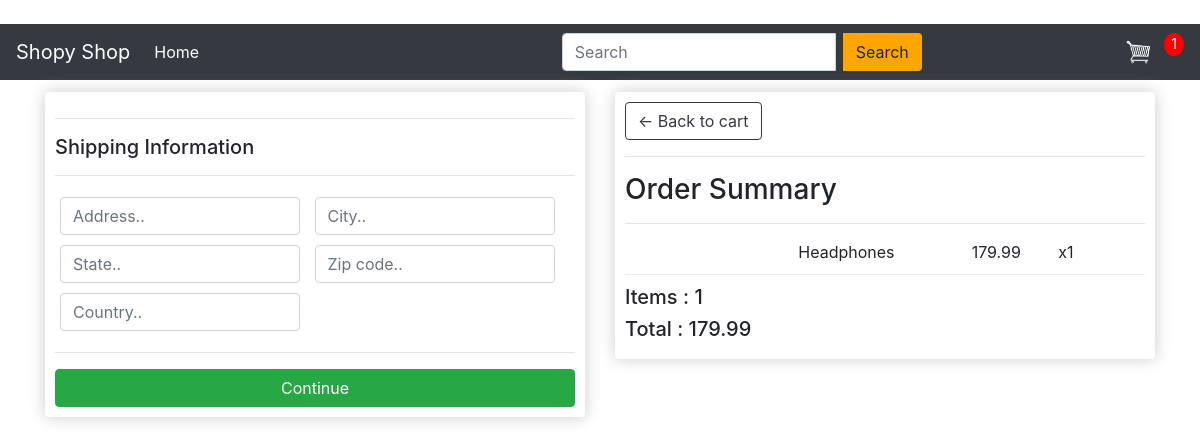
Before: /checkout/ (signed in) with the older database file.
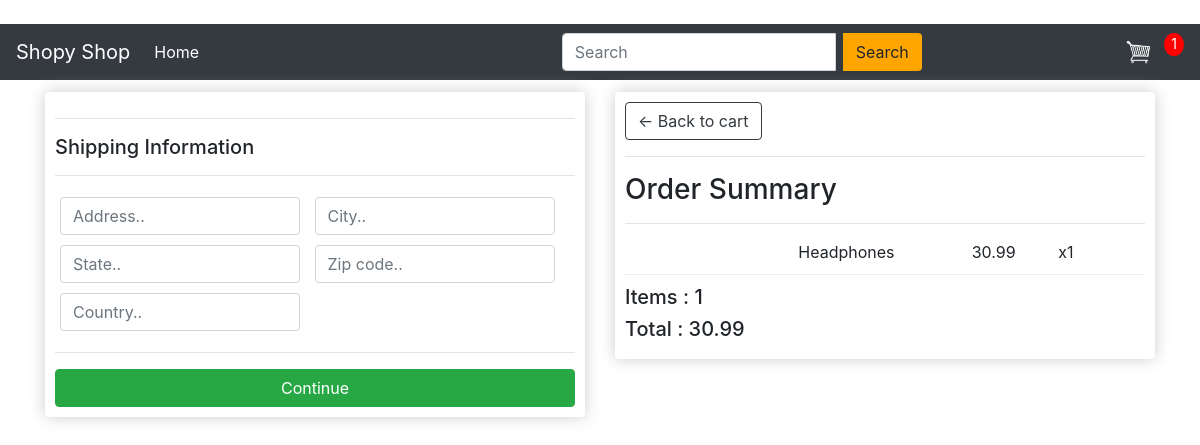
After: the same page with the newer database file.
### store/models.py (models this page shows, shortened)
class OrderItem(models.Model):
    product = models.ForeignKey(Product , on_delete=models.SET_NULL , null=True)
    order = models.ForeignKey(Order , on_delete=models.SET_NULL , null=True)
    quanity = models.IntegerField(default=0 , null=True , blank=True)
    date_added = models.DateTimeField(auto_now_add=True)
    @property
    def get_total(self):
        total = self.product.price * self.quanity
        return total

class Product(models.Model):
    name = models.CharField(max_length=200 , null=True)
    price = models.FloatField()
    description = models.CharField(max_length=200 , null=True)
    digital = models.BooleanField(default=False , null=True , blank=False)
    image = CloudinaryField('images/' , default='')
    @property
    def imageURL(self):
        try:
            url = self.image.url
        except:
            url = ''
        return url

class Order(models.Model):
    customer = models.ForeignKey(Customer , on_delete=models.SET_NULL , blank=True , null=True)
    date_ordered = models.DateTimeField(auto_now_add=True)
    complete = models.BooleanField(default=False , null=True)
    transaction_id = models.CharField(max_length=200 , null=True)
    @property
    def shipping(self):
        shipping = False
        orderitems = self.orderitem_set.all()
        for i in orderitems:
            if i.product.digital == False:
                shipping = True
        return shipping
    @property
    def get_cart_total(self):
        orderitems = self.orderitem_set.all()
        total = sum([item.get_total for item in orderitems])
        return total
    @property
    def get_cart_items(self):
        orderitems = self.orderitem_set.all()
        total = sum([item.quanity for item in orderitems])
        return total

### store/views.py (the view)
# urls.py: path('checkout/' , views.checkout , name="checkout"),
def checkout(request):
    data = cartData(request)
    cartItems = data['cartItems']
    order = data['order']
    items = data['items']
    context = {'items':items , "order":order , 'cartItems':cartItems }
    message = "This is the checkout page"
    return render (request , 'store/checkout.html' ,context)

### store/utils.py (called while the page is built)
def cartData(request):
    if request.user.is_authenticated:
        customer = request.user.customer
        order ,  created = Order.objects.get_or_create(customer = customer , complete=False)
        items = order.orderitem_set.all()
        cartItems = order.get_cart_items
    else:
        cookieData = cookieCart(request)
        cartItems = cookieData['cartItems']
        order = cookieData['order']
        items = cookieData['items']
    return {'cartItems':cartItems , 'order':order , 'items':items}

### store/templates/store/checkout.html (shortened to what this page needs)
{% extends 'store/main.html' %}
{% load static %}
{% block content %}
<div class="row">
    <div class="col-lg-6">
        <div class="box-element" id="form-wrapper">
            <form id="form" action="">
                <div id="shipping-info">
                    <hr>
                    <h5>Shipping Information</h5>
                    <hr>
                    <div style="width: 250px; display: inline-block;padding: 5px;" class="form-field">
                        <input class="form-control" type="text" name="address" placeholder="Address..">
                    </div>
                    <div style="width: 250px; display: inline-block;padding: 5px;" class="form-field">
                        <input class="form-control" type="text" name="city" placeholder="City..">
                    </div>
                    <div style="width: 250px; display: inline-block;padding: 5px;" class="form-field">
                        <input class="form-control" type="text" name="state" placeholder="State..">
                    </div>
                    <div style="width: 250px; display: inline-block;padding: 5px;" class="form-field">
                        <input class="form-control" type="text" name="zipcode" placeholder="Zip code..">
                    </div>
                    <div style="width: 250px; display: inline-block;padding: 5px;" class="form-field">
                        <input class="form-control" type="text" name="country" placeholder="Country..">
                    </div>
                </div>
                <hr>
                <input id="form-button" class="btn btn-success btn-block" type="submit" value="Continue">
            </form>
        </div>
        <br>
    </div>
    <div class="col-lg-6">
        <div class="box-element">
            <a class="btn btn-outline-dark" href="{% url 'cart' %}"> &#x2190; Back to cart </a>
            <hr>
            <h3>Order Summary</h3>
            <hr>
            {% for item in items %}
            <div class="cart-row">
                <div style="flex: 2;">
                </div>
                <div style="flex: 2;"> {{item.product.name}} </div>
                <div style="flex: 1;"> {{item.product.price}} </div>
                <div style="flex: 1;"> x{{item.quanity}} </div>
            </div>
            {% endfor %}
            <h5>Items : {{order.get_cart_items}}</h5>
            <h5>Total : {{order.get_cart_total|floatformat:2}}</h5>
        </div>
    </div>
</div>
{% endblock content %}

Changed rows visible on the page:
changed through a linked row, OrderItem "Headphones": product.price "179.99" → "30.99"
changed through a linked row, Order: get_cart_total "179.99" → "30.99"
